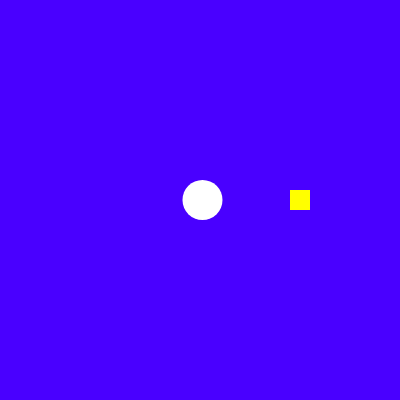
Frame 1 (no input)
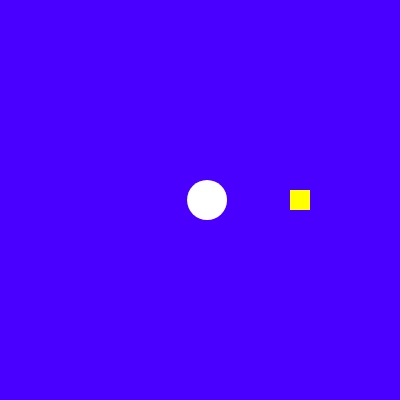
Frame 60 (no input)
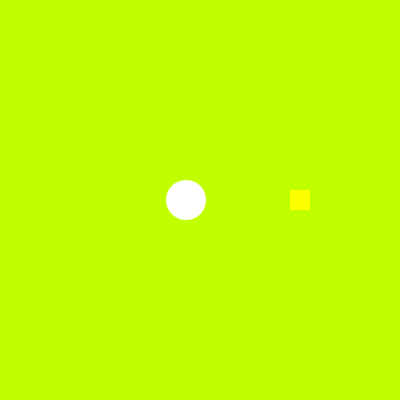
Frame 120 (the mouse pressed at the canvas centre since frame 60)

The p5.js sketch that drew these frames (run headless with seeded random() and noise() and a simulated clock; from frame 60 on, the mouse is pressed at the canvas centre):

// p5.js sketch
// ── sketch.js
let bkgndClr
let radius
let angle = 0;
let interval = 2000;
let noiseScale = 0.01
let noiseOffset = 0;
let startMoving = false;

function setup() {
  createCanvas(400, 400);
  colorMode(HSB, TWO_PI, 1, 1)
  radius = width*0.1;
  bkgndClr = color(random(TWO_PI), 1, 1)
}

function draw() {
  if (frameCount % 120 === 0) {
    bkgndClr = color(random(TWO_PI), 1, 1);
  }
    background(bkgndClr);
  
  let x = width/2 + 50 *sin(frameCount * 0.05);
  let y = height/2;
  
  noStroke()
  fill('white')
  circle(x, y, radius)
  
  let a = 100 * cos(angle);
  let b = 100 * sin(angle);

  translate(width/2, height/2);
  rectMode(CENTER);
  fill('yellow');
  rect(a, b, 20, 20);
  
  if (millis() > interval) {
    startMoving = true;
  }

  if (startMoving) {
    angle += noise(noiseOffset) * 0.01;
    noiseOffset += noiseScale;
  }
}

// ── week_6.html
<!DOCTYPE html>
<html lang="en">
<head>
    <script src="https://cdn.jsdelivr.net/npm/p5@1.11.0/lib/p5.min.js"></script>
    <script src="sketch.js"></script>
    <meta name="viewport" content="width=device-width, initial-scale=1.0">
    <link rel="stylesheet" type="text/css" href="styles.css">
    <title>Week6 Assignment</title>
    <meta charset="UTF-8">
</head>

<body>
    <h1>Time and Oscillation</h1>
    
    <container>
        <h2>Step1 and 2. Random Background Color</h2>
        <p>1. Background color: To allow the background to change randomly whenever I click the play button, I wrote the code: random(TWO_PI), 1, 1. The reason that I wrote 1 was to make the background color changed in terms of saturation and brightness between 0 and 1.</p>
        <p>2. Circle: I draw a circle in the middle of the screen using the code (width * 0.5, height * 0.5) and set the radius to width * 0.1.</p>
        <img src="images/1.png" alt="Image1">
    </container>
    <br><br>

    <container>
        <h2>Step 3. Moving Circle with Trigonometric Functions</h2>
        <p>3. Trigonometric function: I used the 'sin' function to move to the right first. I only input values for the x-direction to change only the x-coordinate. To start from the center of the canvas, I first input width/2 and height/2. I multiplied frameCount by 0.05 to make it move slowly. -to make the period of the sine wave longer.</p>
        <img src="images/2.png" alt="Image2">
    </container>
    <br><br>

    <container>
        <h2>Step4 and 5. Rotating Rectangle</h2>
        <p>4. Trigonometric function for the rectangle: Both sine and cosine are used to make the rectangle rotate in a circular motion. The value 100 is multiplied to allow it to rotate along a circle with a radius of 100 pixels.</p>
        <p>5. Interval = 2000: This is set to make the rectangle start rotating after 2 seconds.</p>
        <img src="images/3.png" alt="Image3">
        <img src="images/4.png" alt="Image4">
    </container>
    <br><br>

    <container>
        <h2>Step 6. Dynamic Background Color</h2>
        <p>6. To make the background color changed as time goes by, I wrote the code: if (frameCount % 120 === 0) {
            bkgndClr = color(random(TWO_PI), 1, 1);</p>
        <img src="images/5.png" alt="Image5">
    </container>
    <br><br>

    <container>
        <h2>Step 7. Using Perlin Noise for Smooth Movements</h2>
        <p>7. Perlin Noise: To make the movements smooth and natural, I added the perlin noise function. Retrieved the noise value based on the current noiseOffset and added it to the angle.</p>
        <img src="images/6.png" alt="Image6">
        <img src="images/7.png" alt="Image7">
    </container>
    <br><br>

</body>
</html>
